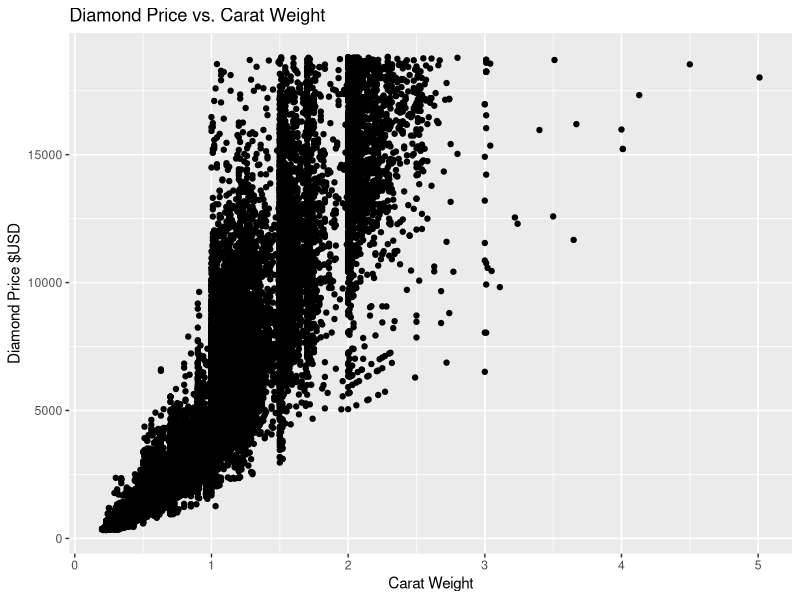
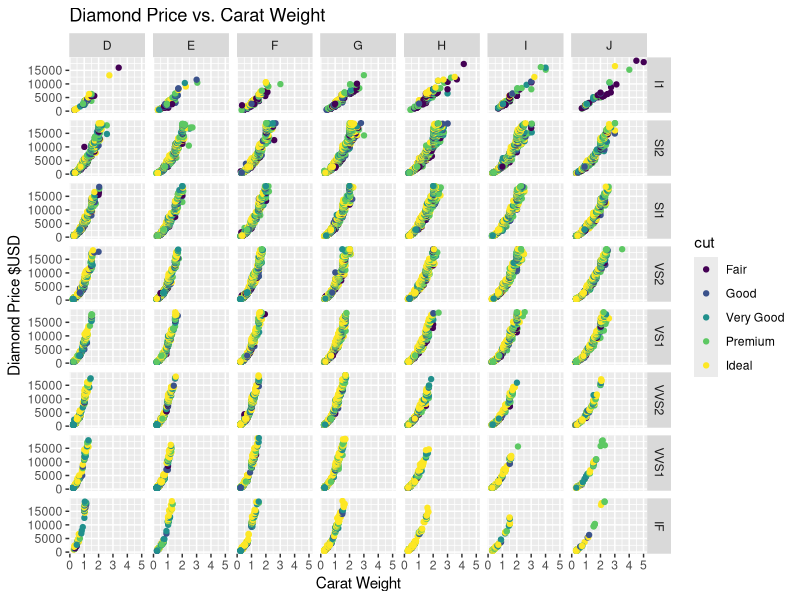

Generate these figures, in order, with R:
## ---- chunk 1
library(ggplot2)
library(caret)
## ---- chunk 2
g <- ggplot(diamonds, aes( x = carat, y = price)) + geom_point()
g <- g + labs(x = "Carat Weight", y = "Diamond Price $USD", title = "Diamond Price vs. Carat Weight") 
print(g)
## ---- chunk 3
g2 <- ggplot(diamonds, aes( x = carat, y = price)) + geom_point(aes(color = cut)) +
labs(x = "Carat Weight", y = "Diamond Price $USD", 
title = "Diamond Price vs. Carat Weight") + facet_grid(clarity~color); print(g2)
## ---- chunk 4
vars <- diamonds[,1:4]
vars$price <- diamonds$price
price_estimate <- train(price ~., data = vars, method = "glm")
